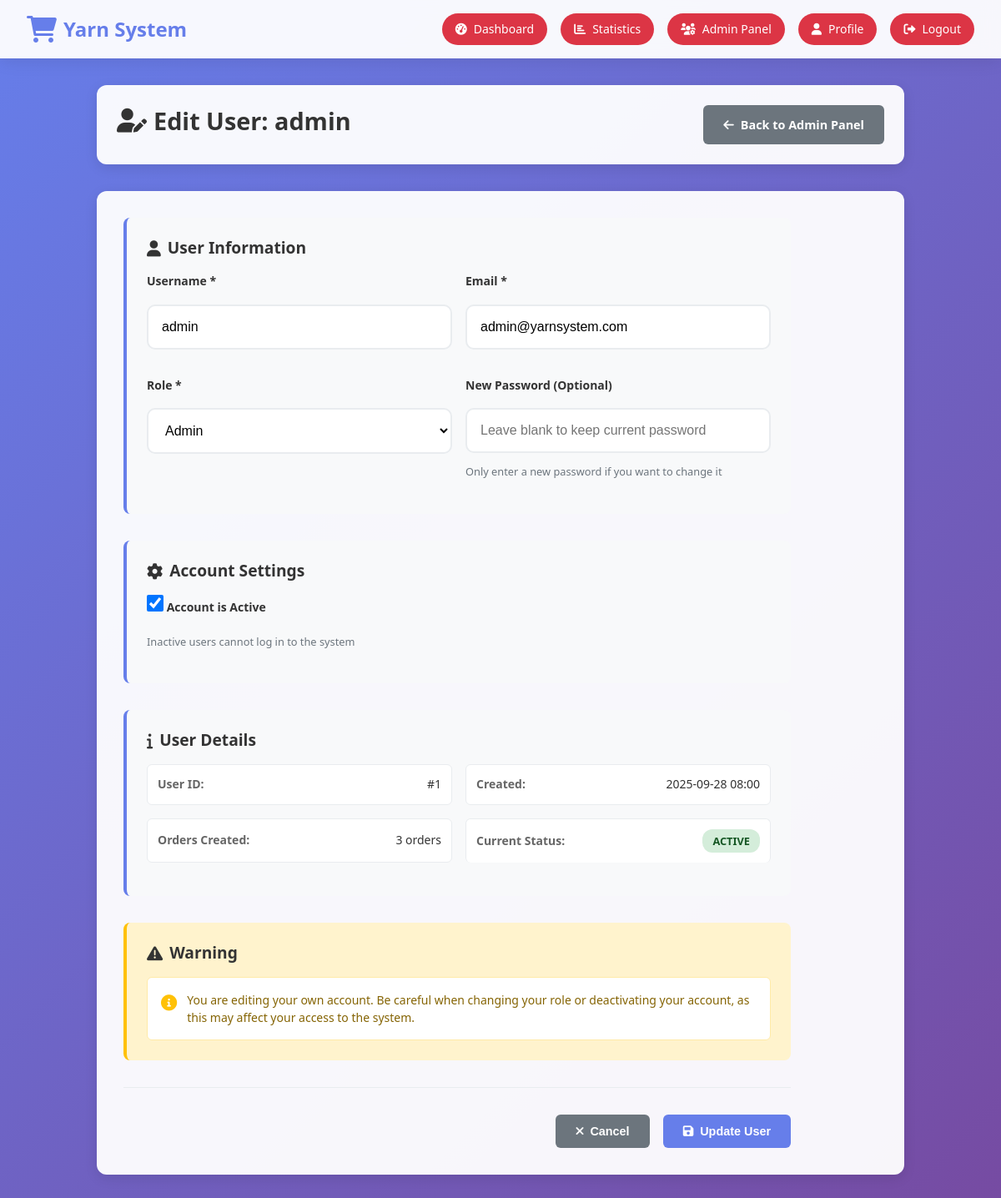
Screenshot of /edit_user/1 (signed in) with the database file from the repository.
### app.py (models this page shows)
class User(db.Model):
    id = db.Column(db.Integer, primary_key=True)
    username = db.Column(db.String(80), unique=True, nullable=False)
    email = db.Column(db.String(120), unique=True, nullable=False)
    password_hash = db.Column(db.String(120), nullable=False)
    role = db.Column(db.String(20), nullable=False)  # admin, agent, user
    created_at = db.Column(db.DateTime, default=datetime.utcnow)
    is_active = db.Column(db.Boolean, default=True)

### app.py (the view)
@app.route('/edit_user/<int:user_id>')
def edit_user(user_id):
    if 'user_id' not in session:
        return redirect(url_for('login'))
    current_user = User.query.get(session['user_id'])
    if current_user.role != 'admin':
        flash('Access denied. Admin privileges required.', 'error')
        return redirect(url_for('dashboard'))
    user = User.query.get(user_id)
    if not user:
        flash('User not found', 'error')
        return redirect(url_for('admin_panel'))
    return render_template('edit_user.html', user=user, current_user=current_user)

### templates/edit_user.html (shortened to what this page needs)
{% extends "base.html" %}
{% block content %}
<div class="edit-user-container">
    <div class="edit-user-header">
        <h1><i class="fas fa-user-edit"></i> Edit User: {{ user.username }}</h1>
        <div class="header-actions">
            <a href="{{ url_for('admin_panel') }}" class="btn btn-secondary">
                <i class="fas fa-arrow-left"></i>
                Back to Admin Panel
            </a>
        </div>
    </div>
    <div class="edit-user-content">
        <form method="POST" action="{{ url_for('update_user') }}" class="edit-user-form">
            <div class="form-section">
                <h3><i class="fas fa-user"></i> User Information</h3>
                <div class="form-grid">
                    <div class="form-group">
                        <label for="username">Username *</label>
                        <input type="text" id="username" name="username" value="{{ user.username }}" required class="form-control">
                    </div>
                    <div class="form-group">
                        <label for="email">Email *</label>
                        <input type="email" id="email" name="email" value="{{ user.email }}" required class="form-control">
                    </div>
                    <div class="form-group">
                        <label for="role">Role *</label>
                        <select id="role" name="role" required class="form-control">
                            <option value="admin" {% if user.role == 'admin' %}selected{% endif %}>Admin</option>
                        </select>
                    </div>
                    <div class="form-group">
                        <label for="password">New Password (Optional)</label>
                        <input type="password" id="password" name="password" class="form-control" placeholder="Leave blank to keep current password">
                        <small class="form-text">Only enter a new password if you want to change it</small>
                    </div>
                </div>
            </div>
            <div class="form-section">
                <h3><i class="fas fa-cog"></i> Account Settings</h3>
                <div class="form-grid">
                    <div class="form-group">
                        <label class="checkbox-label">
                            <input type="checkbox" name="is_active" {% if user.is_active %}checked{% endif %}>
                            Account is Active
                        </label>
                        <small class="form-text">Inactive users cannot log in to the system</small>
                    </div>
                </div>
            </div>
            <div class="form-section">
                <h3><i class="fas fa-info"></i> User Details</h3>
                <div class="user-details">
                    <div class="detail-item">
                        <span class="detail-label">User ID:</span>
                        <span class="detail-value">#{{ user.id }}</span>
                    </div>
                    <div class="detail-item">
                        <span class="detail-label">Created:</span>
                        <span class="detail-value">{{ user.created_at.strftime('%Y-%m-%d %H:%M') }}</span>
                    </div>
                    <div class="detail-item">
                        <span class="detail-label">Orders Created:</span>
                        <span class="detail-value">{{ user.created_orders|length }} orders</span>
                    </div>
                    <div class="detail-item">
                        <span class="detail-label">Current Status:</span>
                        <span class="status-badge {% if user.is_active %}status-active{% else %}status-inactive{% endif %}">
                            {% if user.is_active %}Active{% else %}Inactive{% endif %}
                        </span>
                    </div>
                </div>
            </div>
            {% if user.id == current_user.id %}
            <div class="form-section warning-section">
                <h3><i class="fas fa-exclamation-triangle"></i> Warning</h3>
                <div class="warning-message">
                    <i class="fas fa-info-circle"></i>
                    <p>You are editing your own account. Be careful when changing your role or deactivating your account, as this may affect your access to the system.</p>
                </div>
            </div>
            {% endif %}
            <div class="form-actions">
                <button type="button" class="btn btn-secondary" onclick="history.back()">
                    <i class="fas fa-times"></i>
                    Cancel
                </button>
                <button type="submit" class="btn btn-primary">
                    <i class="fas fa-save"></i>
                    Update User
                </button>
            </div>
        </form>
    </div>
</div>
{% endblock %}

### static/css/style.css (style rules this page uses)
* { margin: 0; padding: 0; box-sizing: border-box; }
body { font-family: 'Segoe UI', Tahoma, Geneva, Verdana, sans-serif; background: linear-gradient(135deg, #667eea 0%, #764ba2 100%); min-height: 100vh; color: #333; font-size: 14px; line-height: 1.6; }
h1, h2, h3, h4, h5, h6 { font-weight: 600; line-height: 1.3; margin-bottom: 0.5rem; }
h1 { font-size: 2rem; }
h3 { font-size: 1.5rem; }
.btn { display: inline-flex; align-items: center; gap: 0.5rem; padding: 0.75rem 1.5rem; border: none; border-radius: 8px; font-size: 0.9rem; font-weight: 600; text-decoration: none; cursor: pointer; transition: all 0.3s ease; white-space: nowrap; }
.btn-primary { background: linear-gradient(135deg, #667eea 0%, #764ba2 100%); color: white; }
.btn-secondary { background: #6c757d; color: white; }
.form-control { width: 100%; padding: 0.75rem; border: 2px solid #e9ecef; border-radius: 8px; font-size: 0.9rem; transition: all 0.3s ease; background: white; }
.form-group { margin-bottom: 1rem; }
.form-group label { display: block; margin-bottom: 0.5rem; font-weight: 600; color: #333; }
.form-group { display: flex; flex-direction: column; gap: 0.5rem; }
.form-group label { font-weight: 600; color: #555; display: flex; align-items: center; gap: 0.5rem; }
.form-group input, .form-group select, .form-group textarea { padding: 1rem; border: 2px solid #e9ecef; border-radius: 10px; font-size: 1rem; transition: all 0.3s ease; background: white; }
.btn { padding: 1rem 2rem; border: none; border-radius: 10px; font-size: 1rem; font-weight: 600; cursor: pointer; transition: all 0.3s ease; display: inline-flex; align-items: center; gap: 0.5rem; text-decoration: none; justify-content: center; }
.status-badge { padding: 0.25rem 0.75rem; border-radius: 12px; font-size: 0.8rem; font-weight: 600; text-transform: uppercase; }
.status-active { background: #d4edda; color: #155724; }
.user-details { margin-bottom: 1rem; }
.detail-item { display: flex; justify-content: space-between; align-items: center; padding: 0.5rem 0; border-bottom: 1px solid #f8f9fa; }
.detail-item:last-child { border-bottom: none; }

### rows the page displays
User: username "admin", email "admin@yarnsystem.com", role "Admin", is_active "☑", id "1", created_at "2025-09-28 08:00"

### other values shown
{{ user.created_orders|length }} "3"
